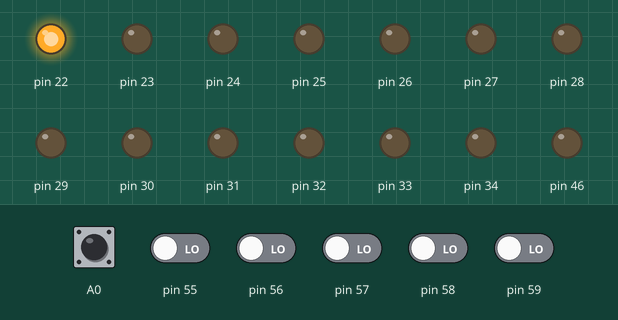
Simulated run of this sketch. Board: Arduino Mega 2560, built with avr-gcc and run on an emulated ATmega2560. Shown: output pins drawn as LEDs (lit = HIGH). The test bench sets the inputs (shaded band); at power-on: A0, pin 55–59 LOW. What the sketch prints to the serial monitor is not drawn.

Above: at 0.37 s.
At 2.0 s:
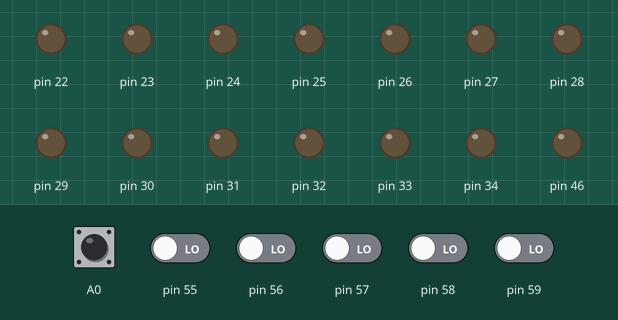
2.1 s: A0 pulsed HIGH 2 times (0.12 s each, 0.3 s apart)
5.7 s: A0 driven HIGH
7.2 s: A0 driven LOW and pin 55 driven HIGH
Timing chart, 0 to 10.2 s (numbered marks = the images above; inputs shaded):
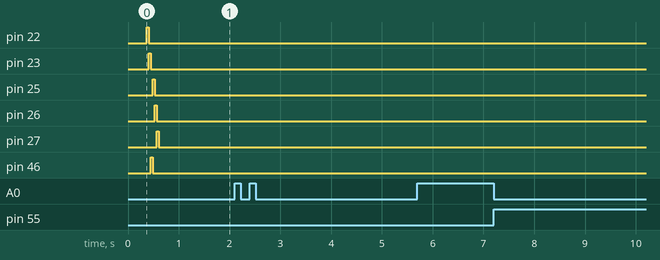

The sketch:

BblrV2.ino
```cpp
// Bubble Calibration


int pixelDuration[6];
int sensorPin[6];

int SolenoidTube[6];

int AveragedReadings[6];
long CalibratedQTIReading[6];
int SawBubble[6];

int BubbleLength[6];
int result[6];
int QTIBubbleScaling = 10;
int resultDone[6];
int readAll;
int BubbleEnded;
int BubbleDone[6];


int refinementCounter=5;
int refineBegin=0;

// Avalanche Game


// Setup Mostly for Calibrate Bubble
void setup(){

  Serial.begin(9600);

  Serial.println(" I CAN PRINT SOMETHING");
  for(int i = 0; i<24; i++){
   pinMode(22+i, OUTPUT); digitalWrite(22+i, LOW);
  }
  pinMode(46, OUTPUT); digitalWrite(46, LOW);


  //Initialization Code
  BubbleEnded=0;
  for(int i =0; i<6; i++){
   SawBubble[i]=0;
   AveragedReadings[i]=0;
   BubbleLength[i]=0;
   resultDone[i]=0;
   result[i]=0;
   BubbleDone[i]=0;
   pixelDuration[i]=40;

   sensorPin[i]=A0+i;
   SolenoidTube[i]=22+i;
   SolenoidTube[2]=46;

   pinMode(SolenoidTube[i], OUTPUT);      // make pin OUTPUT

  }


  Serial.println("Begin Get Calibrated Value");

  getCalibratedValue();

    Serial.println("Calibrated QTI Values Are");

    for(int i = 0; i <6; i++){
      Serial.print("  CalibratedQTIReading ");
      Serial.print(i);
      Serial.print(": ");
      Serial.print(CalibratedQTIReading[i]);
      Serial.print("\n");
    }
  CalibratedQTIReading[0]= 40;
  CalibratedQTIReading[1]= 81;
  CalibratedQTIReading[2]= 87;
  CalibratedQTIReading[3]= 71;
  CalibratedQTIReading[4]= 69;
  CalibratedQTIReading[5]= 125;

  calibrate();
    Serial.println(" End of Set up");


}

void loop(){
  if(Serial.available()){
    byte myReadByte = Serial.read();
    if(myReadByte == 'c'){
      calibrate();

    }
    if(myReadByte == 'g'){
      playAvalanche();
    }
  }
}

void playAvalanche(){

};

void calibrate(){
  // Count Iteration
  refineBegin++;

  // Release Bubble (For All 24 Tubes Staggered)
  for(int i = 0; i<6; i++){
     releaseBubble(SolenoidTube[i], pixelDuration[i]);
     delay(1); // wait 1 millisecond
  }

  while(1){
    RCTimeForAllTubes(); //Reads all RC Time Constants once per Tube
    getBubbleLengths();

    if(BubbleEnded >= 6){
      BubbleEnded=0;
      break;
    }
  }

  // Determine New Pixel Sizes
  for(int i = 0; i<6; i++){
    if(BubbleLength[i]> 30){
      pixelDuration[i]=pixelDuration[i]-1;
      Serial.print(i);
      Serial.print(" pixelDuration--:");
      Serial.print( pixelDuration[i]);
      Serial.print("\n");
    }
    if(BubbleLength[i]< 30){
      Serial.print(i);
      Serial.print(" pixelDuration++:");
      Serial.print( pixelDuration[i]);
      Serial.print("\n");
      pixelDuration[i]=pixelDuration[i]+1;
    }
  }
  // Reinitialize everything
  Serial.print("Iteration: ");
  Serial.println(refineBegin);

  for(int i = 0; i<6; i++){
    Serial.print(i);
    Serial.print(" BubbleLength:");
    Serial.print(BubbleLength[i]);
    Serial.print("\n");

     BubbleLength[i]= 0;

     BubbleDone[i]=0;
  }
  Serial.print("\n");

  // Repeat for X times then break
  //if(refineBegin == refinementCounter){
  //  Serial.println("I got to the End of RefineCounter");
  //  while(1){}; //ENDLESS LOOP TO SIGNIFY THE END  //break;?
  //  }
}

void releaseBubble(int Sol, int BubLength){
  digitalWrite(Sol, HIGH);
  delay(BubLength);
  digitalWrite(Sol, LOW);
  return;
}

void getBubbleLengths(){
  for(int i = 0; i<6; i++){


    if((result[i]<(CalibratedQTIReading[i] - QTIBubbleScaling)) && SawBubble[i]==0 && BubbleDone[i]==0){
      // Start of a Bubble
      BubbleLength[i]++;
      SawBubble[i]=1;

      Serial.print(i);
      Serial.println(" result<Calibrated-QTIScaling & Saw Bubble==0 ");

      Serial.print("  result ");
      Serial.print(i);
      Serial.print(": ");
      Serial.print(result[i]);
      Serial.print("\n");

      Serial.print("CalibratedQTIReading[i] - QTIBubbleScaling ");
      Serial.print(i);
      Serial.print(": ");
      Serial.print(CalibratedQTIReading[i] - QTIBubbleScaling);
      Serial.print("\n");


    }
    else if((result[i]>=(CalibratedQTIReading[i] - QTIBubbleScaling)) && SawBubble[i]==1 && BubbleDone[i]==0){
     // Bubble Ended
     BubbleEnded++;
     BubbleDone[i]=1;
     SawBubble[i]=0;

     Serial.print(i);
     Serial.println(" result>=Calibrated-QTIScaling & Saw Bubble==1 ");

      Serial.print("  result ");
      Serial.print(i);
      Serial.print(": ");
      Serial.print(result[i]);
      Serial.print("\n");

      Serial.print("CalibratedQTIReading[i] - QTIBubbleScaling ");
      Serial.print(i);
      Serial.print(": ");
      Serial.print(CalibratedQTIReading[i] - QTIBubbleScaling);
      Serial.print("\n");


    }
    else if(result[i]>=(CalibratedQTIReading[i] - QTIBubbleScaling)){
     // Nothing to See Here
    }
    else if((result[i]<(CalibratedQTIReading[i] - QTIBubbleScaling)) && BubbleDone[i]==0 ){
      // Middle of a Bubble
      BubbleLength[i]++;

      Serial.print(" ");
    }
  }
}

void RCTimeForAllTubes(){

  for(int i = 0; i<6; i++){
    result[i]=0;
  }

  //charge all QTI sensors
  for(int i = 0; i<6; i++){
    pinMode(sensorPin[i], OUTPUT);        // turn pin into an input and time till pin goes low
    digitalWrite(sensorPin[i], HIGH);
  }

  for(int i = 0; i<6; i++){
    pinMode(sensorPin[i], INPUT);        // turn pin into an input and time till pin goes low
    digitalWrite(sensorPin[i], LOW);     // turn pullups off - or it won't work
  }

  // find out how long it takes for sensors to discharge
  readAll=0;
  while(1){
    for(int i = 0; i<6; i++){
      if(digitalRead(sensorPin[i])){
        result[i]++;
      }
      else if(!resultDone[i]){
        resultDone[i]=1;
        readAll++;
      }
    }
    if(readAll == 6){
      for(int i = 0; i<6; i++){
        resultDone[i]=0;
      }
      readAll=0;
      break;
    }
  }
}

void getCalibratedValue(){

  for(int i = 0; i<6; i++){
    CalibratedQTIReading[i]=0;
  }

  //charge all QTI sensors
  for(int i = 0; i<6; i++){
    pinMode(sensorPin[i], OUTPUT);        // turn pin into an input and time till pin goes low
    digitalWrite(sensorPin[i], HIGH);
  }

  for(int i = 0; i<6; i++){
    pinMode(sensorPin[i], INPUT);        // turn pin into an input and time till pin goes low
    digitalWrite(sensorPin[i], LOW);     // turn pullups off - or it won't work
  }

  // find out how long it takes for sensors to discharge
  readAll=0;
  while(1){
    for(int i = 0; i<6; i++){
      if(digitalRead(sensorPin[i])){
        CalibratedQTIReading[i]++;
      }
      else if(!resultDone[i]){
              Serial.print("  CalibratedQTIReading ");
      Serial.print(i);
      Serial.print(": ");
      Serial.print(CalibratedQTIReading[i]);
      Serial.print("\n");

        resultDone[i]=1;
        readAll++;
      }
    }
    if(readAll == 6){
      for(int i = 0; i<6; i++){
        resultDone[i]=0;
      }
      readAll=0;
      break;
    }
  }
}
```
